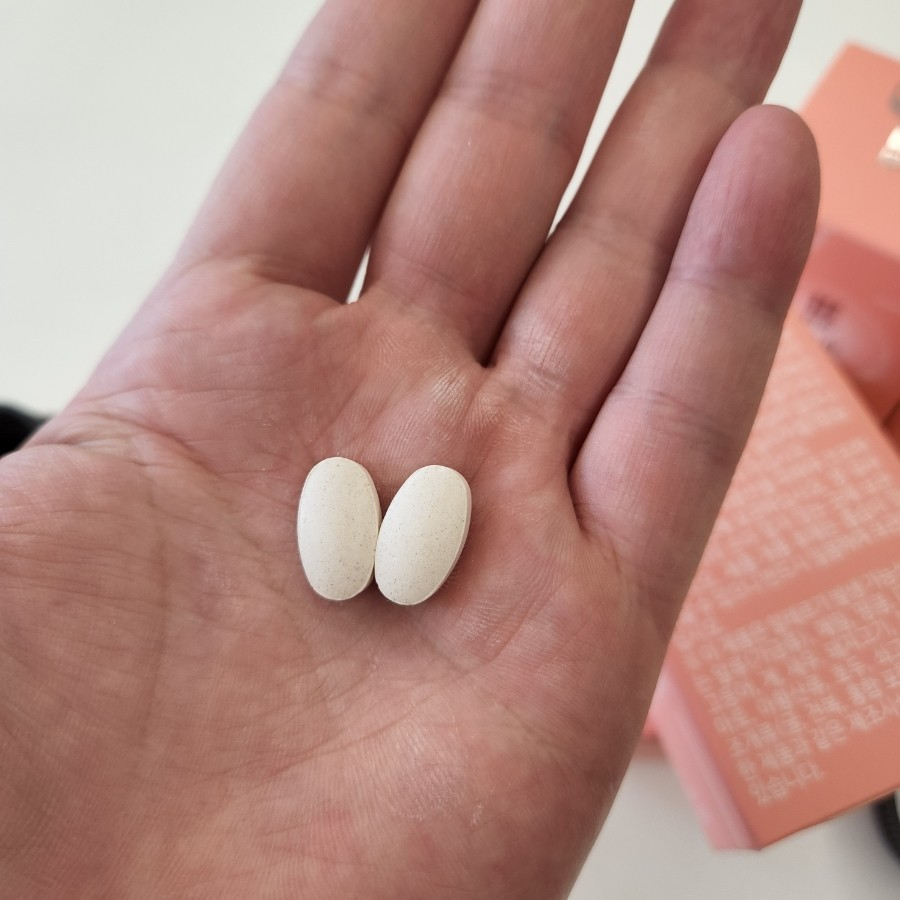
#> input picture data/medicine/img_10.jpg, 900 x 900 px
$ python -i ImageSideProcess_circle.py   (imports and definitions only)
#> lines starting #> are read from the running program, lines starting #| are printed output that depends on the picture
#> further down, picture is the input picture: shape (900, 900, 3); mean B, G, R 125.6, 134.9, 178.7
import cv2
import numpy as np


class ImageProcess():
    def __init__(self):
        pass

    def max_con_CLAHE(self, img):
        lab = cv2.cvtColor(img, cv2.COLOR_BGR2LAB)
#> lab: shape (900, 900, 3); mean of channels 0, 1, 2 153.2, 144, 140.1
        l, a, b = cv2.split(lab)
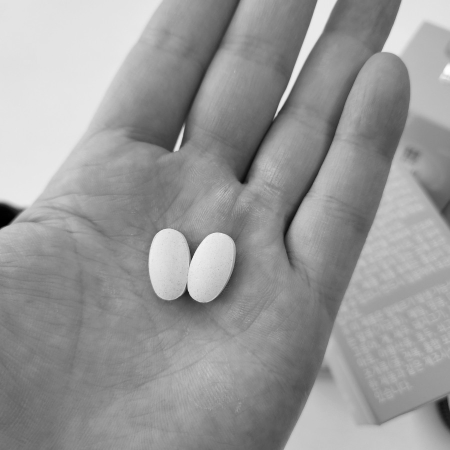
#> l: shape (900, 900) (shown at 1/2 size); min 0, max 254, mean 153.2
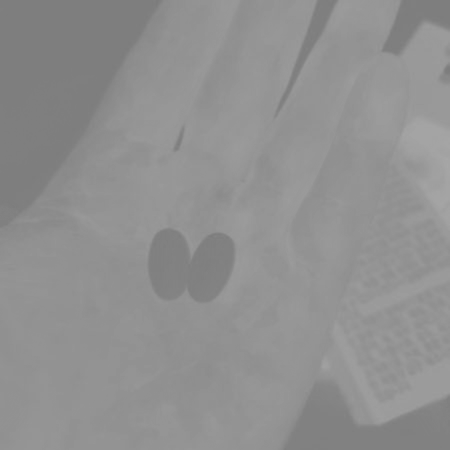
#> a: shape (900, 900) (shown at 1/2 size); min 124, max 167, mean 144

        clahe = cv2.createCLAHE(clipLimit=3.0, tileGridSize=(8,8))
        cl = clahe.apply(l)
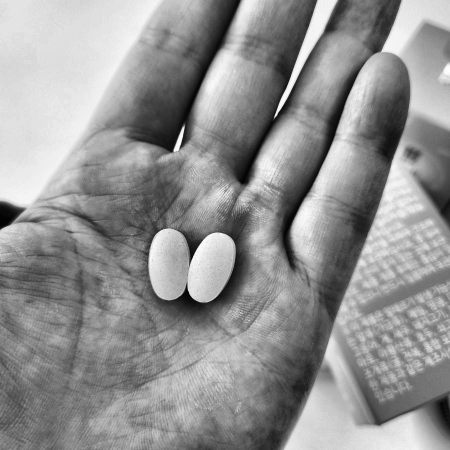
#> cl: shape (900, 900) (shown at 1/2 size); min 1, max 254, mean 146.6

        limg = cv2.merge((cl,a,b))
#> limg: shape (900, 900, 3); mean of channels 0, 1, 2 146.6, 144, 140.1
        img = cv2.cvtColor(limg, cv2.COLOR_LAB2BGR)
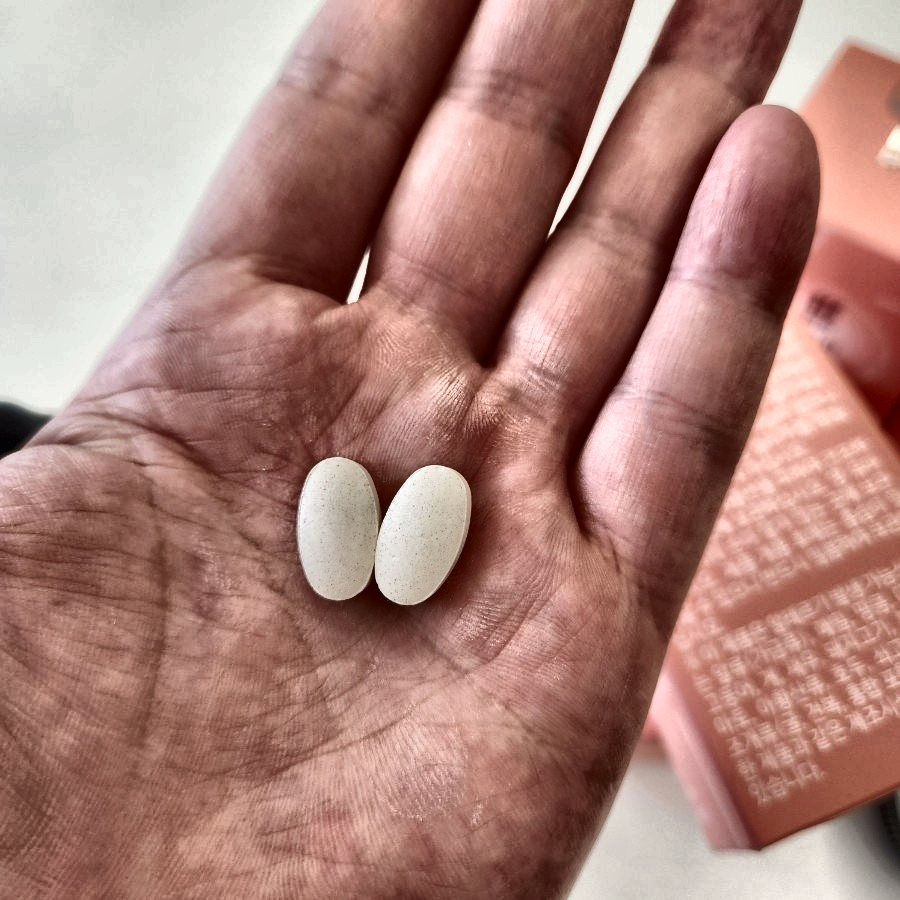
#> img: shape (900, 900, 3); mean B, G, R 120.5, 129.4, 172

        return img


    # [25 lines left out: functions ImageArea, CropShape, not called in this run]

>>> import cv2
>>> picture = cv2.imread('../../data/medicine/img_10.jpg')
>>> result = ImageProcess().max_con_CLAHE(picture)

$ run again, on data/medicine/img_102.jpg
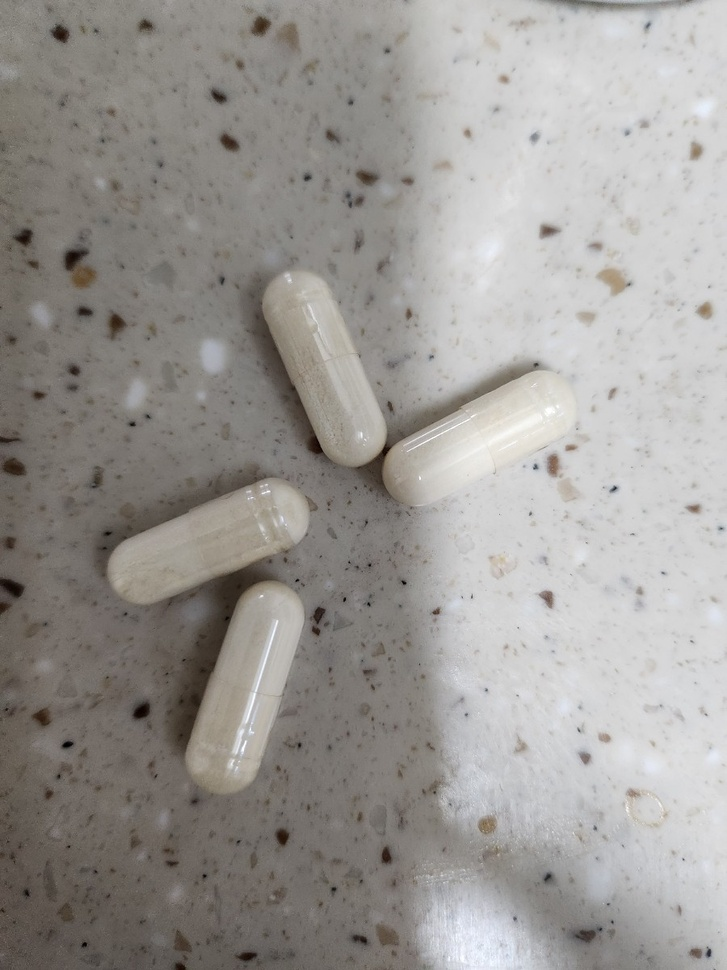
#> input picture data/medicine/img_102.jpg, 727 x 970 px, shrunk from 900 x 1200 before the run
#> picture is the input picture: shape (970, 727, 3); mean B, G, R 149.3, 152.9, 156
#> lab: shape (970, 727, 3); mean of channels 0, 1, 2 160.3, 128.5, 130.4
#> in max_con_CLAHE, `l, a, b = cv2.split(lab)`:
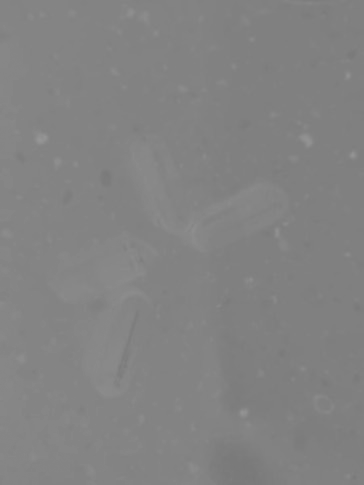
#> b: shape (970, 727) (shown at 1/2 size); min 120, max 151, mean 130.4
#> in max_con_CLAHE, `cl = clahe.apply(l)`:
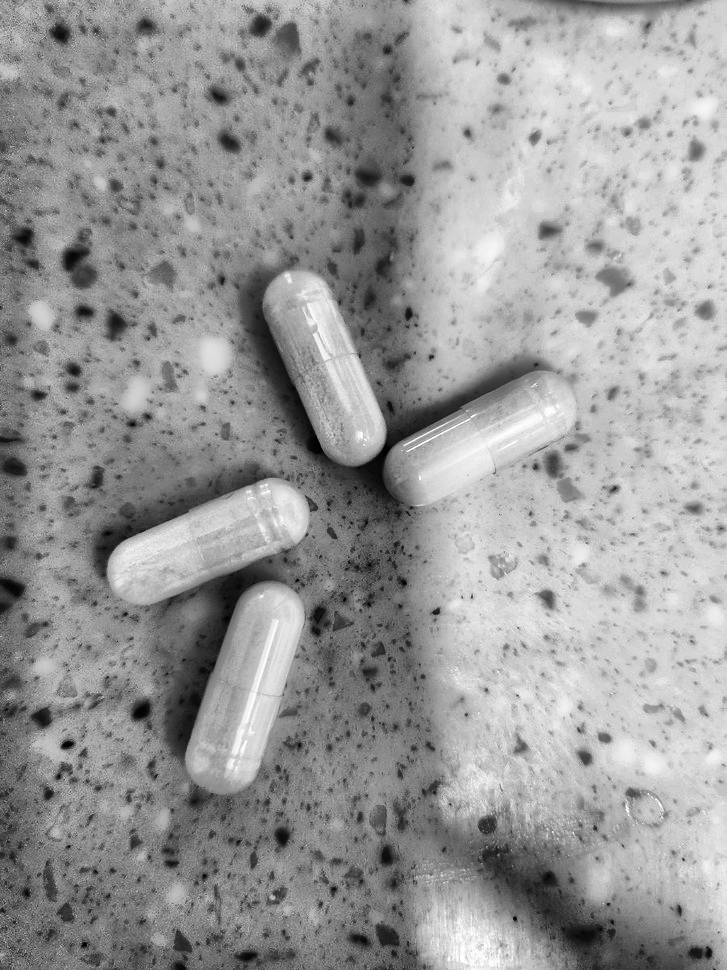
#> cl: shape (970, 727); min 0, max 255, mean 152.8
#> limg: shape (970, 727, 3); mean of channels 0, 1, 2 152.8, 128.5, 130.4
